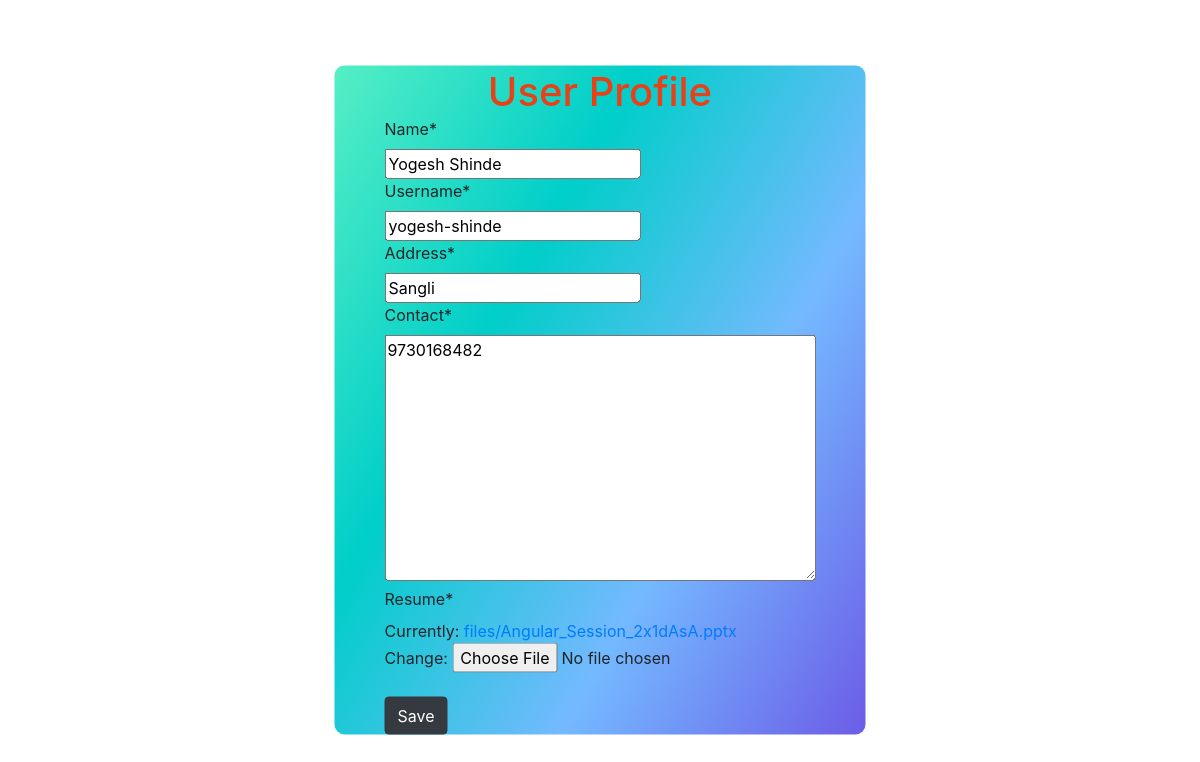
Page /userapp/user_profile/ (signed in) on the earlier database version.
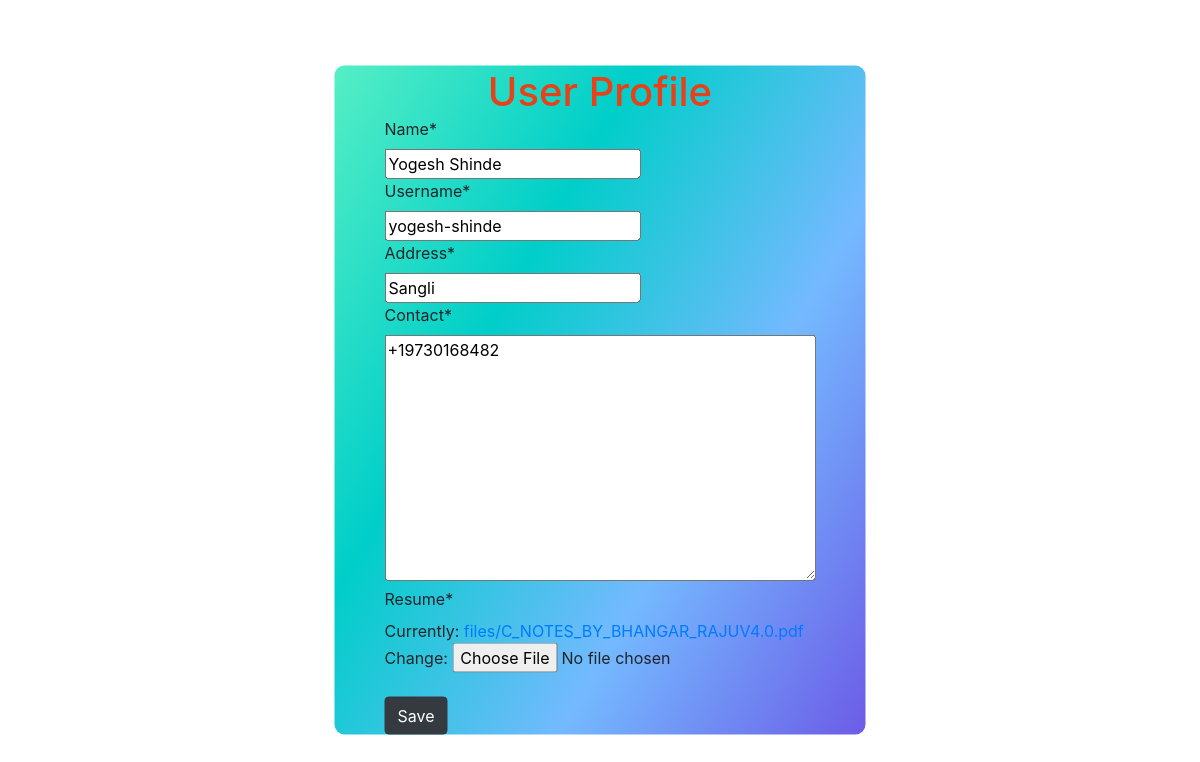
Same page on the later database version.
### UserApp/models.py (models this page shows, shortened)
class User(models.Model):
    name = models.CharField(max_length=30)
    username = models.CharField(max_length=30)
    password = models.CharField(max_length=30)
    conform_password = models.CharField(max_length=30)
    address = models.CharField(max_length=30)
    contact = PhoneField(help_text='Contact phone number')
    resume = models.FileField(upload_to='files')

### UserApp/views.py (the view)
# urls.py: path('user_profile/', views.user_profile),
def user_profile(request):
    session_id = request.session.get('user_id')
    obj = User.objects.get(pk=session_id)
    if request.method == 'POST':
        userform = UserProfile(request.POST, request.FILES, instance=obj)
        if (userform.is_valid()):
            userform.save()
            return redirect('/userapp/user_dashboard/')
    userform = UserProfile(instance=obj)
    return render(request, 'UserApp/user_profile.html', {'userform': userform})

### UserApp/forms.py
class UserProfile(forms.ModelForm):
    class Meta:
        model = User
        fields = '__all__'
        exclude = ['password', 'conform_password']

### UserApp/templates/UserApp/user_profile.html (shortened to what this page needs)
{% load static %}
<!DOCTYPE html>
<html lang="en">
  <head>
    <link rel="stylesheet" href="{% static "css/profile.css"%}">
    <link
      rel="stylesheet"
      href="https://stackpath.bootstrapcdn.com/bootstrap/4.4.1/css/bootstrap.min.css"
    />
    {% load crispy_forms_tags %}
  </head>
  <body>
    <div class="add-form">
      <form
        action="/userapp/user_profile/"
        method="POST"
        enctype="multipart/form-data"
      >
        <h1>User Profile</h1>
        {% csrf_token %} {{ userform | crispy}}
        <br />
        <button class="btn btn-dark" type="submit">Save</button>
      </form>
    </div>
  </body>
</html>

Differences in the rows shown:
changed User "Yogesh Shinde": contact "9730168482" → "+19730168482"
Other differences:
text no longer shown: "Name * Username * Address * Contact * Resume * Currently: files/Angular_Session_2x1dAsA.pptx Change:"
text now shown: "Name * Username * Address * Contact * Resume * Currently: files/C_NOTES_BY_BHANGAR_RAJUV4.0.pdf Change:"
